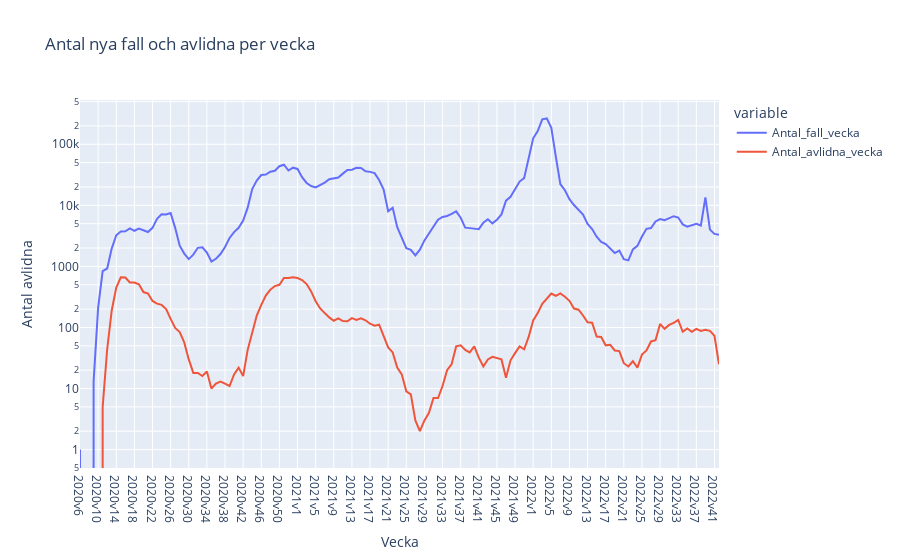

Notebook cell for this chart:
### Markdown cell above
#### e) plotly express

### Code cell
px.line(
    df_veckodata_riket,
    x="Vecka",
    y=["Antal_fall_vecka", "Antal_avlidna_vecka"],
    log_y=True,
    title="Antal nya fall och avlidna per vecka",
    labels = {"value": "Antal avlidna"},
)

### Figure 1 — Plotly figure (JSON) as saved in the notebook; plotly's stock layout.template omitted (floating-point values rounded to 4 significant figures; data arrays with more than 128 entries replaced by an {"elided": "..."} marker saying what was removed)
{"data": [{"hovertemplate": "variable=Antal_fall_vecka<br>Vecka=%{x}<br>Antal avlidna=%{y}<extra></extra>", "legendgroup": "Antal_fall_vecka", "line": {"color": "#636efa", "dash": "solid"}, "marker": {"symbol": "circle"}, "mode": "lines", "name": "Antal_fall_vecka", "orientation": "v", "showlegend": true, "type": "scatter", "x": {"elided": "142 str values"}, "xaxis": "x", "y": {"elided": "142 int values"}, "yaxis": "y"}, {"hovertemplate": "variable=Antal_avlidna_vecka<br>Vecka=%{x}<br>Antal avlidna=%{y}<extra></extra>", "legendgroup": "Antal_avlidna_vecka", "line": {"color": "#EF553B", "dash": "solid"}, "marker": {"symbol": "circle"}, "mode": "lines", "name": "Antal_avlidna_vecka", "orientation": "v", "showlegend": true, "type": "scatter", "x": {"elided": "142 str values"}, "xaxis": "x", "y": {"elided": "142 int values"}, "yaxis": "y"}], "layout": {"legend": {"title": {"text": "variable"}, "tracegroupgap": 0}, "title": {"text": "Antal nya fall och avlidna per vecka"}, "xaxis": {"anchor": "y", "domain": [0, 1], "title": {"text": "Vecka"}}, "yaxis": {"anchor": "x", "domain": [0, 1], "title": {"text": "Antal avlidna"}, "type": "log"}}}
